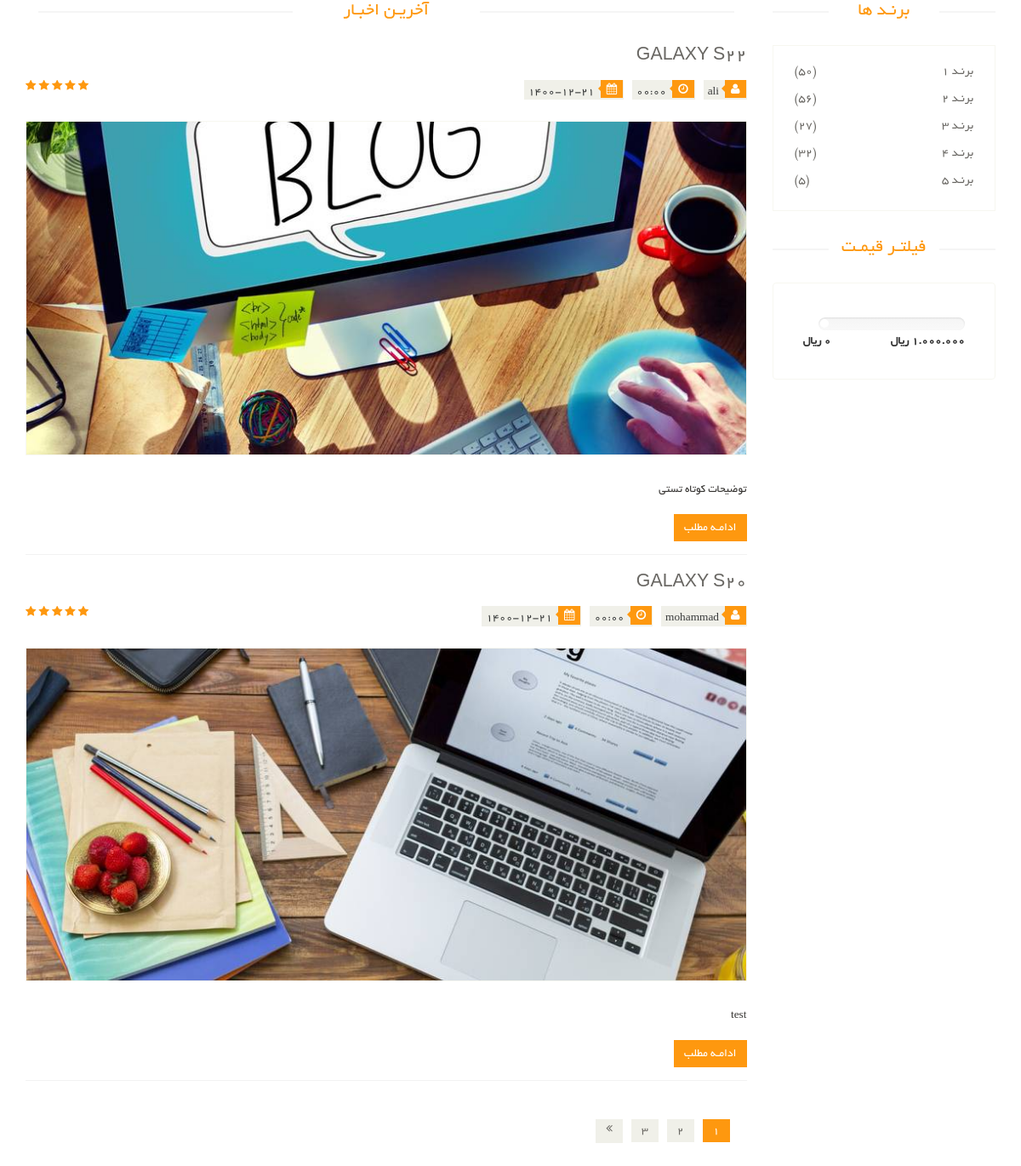
The app's page /articles/ with its own data.
### article_module/models.py (models this page shows, shortened)
class articlemodel(models.Model):
    title = models.CharField(max_length=300)
    slug = models.SlugField(db_index=True,allow_unicode=True)
    image = models.ImageField(upload_to='images/article')
    short_description = models.TextField()
    text  = models.TextField()
    is_active = models.BooleanField(default=True)
    selected_category = models.ManyToManyField(articlecategorymodel)
    author = models.ForeignKey(User, on_delete=models.CASCADE,null=True,editable=False)
    create_date = models.DateTimeField(auto_now_add=True, editable=False)
    def get_jalali_create_time(self):
        return self.create_date.strftime("%H:%M")

### account_module/models.py (models this page shows)
class User(AbstractUser):
    avatar = models.ImageField(upload_to='images/profile', verbose_name='تصویر آواتار', null=True, blank=True)
    about = models.TextField(blank=True, null=True)
    email_active_code = models.CharField(max_length=100, blank=True, null=True, verbose_name='کد فعالسازی ایمیل')
    class Meta:
        verbose_name = 'کاربر'
        verbose_name_plural = 'کاربران'
    def __str__(self):
        if not self.get_full_name() == '':
            return self.get_full_name()
        return self.username

### article_module/views.py (the view)
# urls.py: path('',articleslist.as_view(),name='articles_list'),
class articleslist(ListView):
    model = articlemodel
    paginate_by = 2
    template_name = 'article_module/articles_list.html'
    def get_queryset(self):
        query = super(articleslist, self).get_queryset()
        query = query.filter(is_active=True)
        category_name = self.kwargs.get('category')
        if category_name is not None:
            query = query.filter(selected_category__url_title__iexact=category_name)
        return  query

### jalali_date/__init__.py (called while the page is built)
def date2jalali(g_date):
    return jdatetime.date.fromgregorian(date=g_date) if g_date else None

### jdatetime/__init__.py (called while the page is built, shortened)
def get_locale():
    return _thread_local_locales.get(get_ident())

    @property
    def year(self):
        return self.__year

    @property
    def month(self):
        return self.__month

    @property
    def day(self):
        return self.__day

    def _check_arg(self, value):
        if isinstance(value, int):
            return True
        return False

    def _is_fa_locale(self):
        if self.__locale and self.__locale == FA_LOCALE:
            return True
        if FA_LOCALE in _locale.getlocale():
            return True
        if None not in _locale.getlocale():
            return False
        if FA_LOCALE in _locale.getdefaultlocale():
            return True
        return False

    @staticmethod
    def fromgregorian(**kw):
        locale = kw.get('locale')
        if 'date' in kw:
            d = kw['date']
            try:
                (y, m, d) = GregorianToJalali(d.year, d.month, d.day).getJalaliList()
                return date(y, m, d, locale=locale)
            except AttributeError:
                raise ValueError(
                    'When calling fromgregorian(date=) the parameter should be a date like object.'
                )

    def __str__(self):
        return self.strftime("%Y-%m-%d")

    def _strftime_get_attr_value(self, format, symbol, attr, fmt, fb=None):
        try:
            return format.replace(symbol, fmt % getattr(self, attr))
        except Exception:
            return format.replace(symbol, fb)

    def strftime(self, format):
        try:
            format = format.decode('utf-8')
        except Exception:
            pass
        symbols = {
            "%c": "%a %b %d %H:%M:%S %Y",
            "%x": "%m/%d/%y",
            "%X": "%H:%M:%S",
        }
        for s, r in symbols.items():
            format = format.replace(s, r)
        for symbol in re.findall(r"\%-?[a-zA-z-]", format):
            if symbol in STRFTIME_MAPPING:
                replace_method_name, kwargs = STRFTIME_MAPPING[symbol]
                kwargs.update({"format": format, "symbol": symbol})
                format = getattr(self, replace_method_name)(**kwargs)
        return format

### jdatetime/jalali.py (called while the page is built)
    def getJalaliList(self):
        return (self.jyear, self.jmonth, self.jday)

### polls/templatetags/poll_extras.py (called while the page is built)
@register.filter(name='show_jalali_date')
def show_jalali_date(value):
    return date2jalali(value)

### sorl/thumbnail/helpers.py (called while the page is built)
def serialize(obj):
    return json.dumps(obj, cls=SortedJSONEncoder)

### article_module/templates/article_module/articles_list.html (shortened to what this page needs)
{% extends 'shared/_layout.html' %}
{% load thumbnail %}
{% load poll_extras %}
{% load render_partial %}
{% block content %}
<section>
		<div class="container">
			<div class="row">
				<div class="col-sm-9">
					<div class="blog-post-area">
						<h2 class="title text-center">آخریـن اخبـار</h2>
						{% for object in object_list %}
                            <div class="single-blog-post">
							<h3>{{ object.title }}</h3>
							<div class="post-meta">
								<ul>
									<li><i class="fa fa-user"></i>{{ object.author }}</li>
									<li><i class="fa fa-clock-o"></i>{{ object.get_jalali_create_time }}</li>
									<li><i class="fa fa-calendar"></i>{{ object.create_date | show_jalali_date }}</li>
								</ul>
								<span>
										<i class="fa fa-star"></i>
										<i class="fa fa-star"></i>
										<i class="fa fa-star"></i>
										<i class="fa fa-star"></i>
										<i class="fa fa-star-half-o"></i>
								</span>
							</div>
							<a href="{% url 'articles_detail' pk=object.id %}">
                                {% thumbnail object.image "862x398" quality=70 crop='center' as im %}
                                    <img src="{{ im.url }}">
                                {% endthumbnail %}
							</a>
                            <p>{{ object.short_description }}</p>
							<a class="btn btn-primary" href="{% url 'articles_detail' pk=object.id %}">ادامـه مطلب</a>
						</div>
						{% endfor %}
						<div class="pagination-area">
							<ul class="pagination">
                                {% for page in paginator.page_range %}
                                <li><a href="?page={{ page }}"  class="{% if page_obj.number == page%}active{% endif %}">{{ page }}</a></li>
                                {% endfor %}
                                {% if page_obj.has_next %}
                                    <li><a href=""><i class="fa fa-angle-double-right"></i></a></li>
                                {% endif %}
							</ul>
						</div>
					</div>
				</div>
				<div class="col-sm-3">
					<div class="left-sidebar">
						<div class="brands_products">
							<h2>برنـد ها</h2>
							<div class="brands-name">
								<ul class="nav nav-pills nav-stacked">
									<li><a href=""> <span class="pull-left">(50)</span>برنـد 1</a></li>
									<li><a href=""> <span class="pull-left">(56)</span>برنـد 2</a></li>
									<li><a href=""> <span class="pull-left">(27)</span>برنـد 3</a></li>
									<li><a href=""> <span class="pull-left">(32)</span>برنـد 4</a></li>
									<li><a href=""> <span class="pull-left">(5)</span>برنـد 5</a></li>
								</ul>
							</div>
						</div>
						<div class="price-range">
							<h2>فیلتـر قیمـت</h2>
							<div class="well">
								 <div class="slider slider-horizontal" style="width: 139px;"></div><br>
								 <b>1.000.000 ريال</b> <b class="pull-left">0 ريال</b>
							</div>
						</div>
					</div>
				</div>
			</div>
		</div>
	</section>
{% endblock %}

### static/css/price-range.css (style rules this page uses)
.slider { display: inline-block; vertical-align: middle; position: relative; }
.slider.slider-horizontal { width: 210px; height: 20px; }

### static/css/main.css (style rules this page uses)
body { font-family: 'BYekan'; font-size: 10pt; position: relative; font-weight: normal; direction: rtl; }
ul li { list-style: none; }
a { -webkit-transition: 300ms; -moz-transition: 300ms; -o-transition: 300ms; transition: 300ms; }
h1, h2, h3, h4, h5, h6 { font-family: 'BYekan', sans-serif; }
.left-sidebar h2, .brands_products h2 { color: #FE980F; font-family: 'BYekan', sans-serif; font-size: 16pt; font-weight: 400; margin: 0 0 30px auto; text-align: center; text-transform: uppercase; position: relative; z-index: 3; }
.left-sidebar h2:after, h2.title:after { content: " "; position: absolute; border: 1px solid #f5f5f5; bottom: 8px; right: 0; width: 100%; height: 0; z-index: -2; }
.left-sidebar h2:before { content: " "; position: absolute; background: #fff; bottom: -6px; width: 130px; height: 30px; z-index: -1; right: 50%; margin-right: -65px; }
h2.title:before { content: " "; position: absolute; background: #fff; bottom: -6px; width: 220px; height: 30px; z-index: -1; right: 50%; margin-right: -110px; }
.brands-name { border: 1px solid #F7F7F0; padding-bottom: 20px; padding-top: 15px; }
.brands-name .nav-stacked li a { background-color: #FFFFFF; color: #696763; font-family: 'BYekan', sans-serif; font-size: 14px; padding: 5px 25px; text-decoration: none; text-transform: uppercase; }
.price-range { margin-top: 30px; }
.well { background-color: #FFFFFF; border: 1px solid #F7F7F0; border-radius: 4px; box-shadow: none; margin-bottom: 20px; min-height: 20px; padding: 35px; }
h2.title { color: #FE980F; font-family: 'BYekan', sans-serif; font-size: 16pt; font-weight: 400; margin: 0 15px; text-transform: uppercase; margin-bottom: 30px; position: relative; }
.pagination { display: inline-block; margin-bottom: 25px; margin-top: 0; padding-right: 15px; }
.pagination li:first-child a, .pagination li:first-child span { border-bottom-left-radius: 0; border-top-left-radius: 0; margin-left: 0; }
.pagination li:last-child a, .pagination li:last-child span { border-bottom-right-radius: 0; border-top-right-radius: 0; }
.pagination li a, .pagination li span { background-color: #f0f0e9; border: 0; float: left; line-height: 1.42857; margin-left: -1px; padding: 6px 12px; position: relative; text-decoration: none; margin-right: 5px; color: #000; }
.single-blog-post { border-bottom: 1px solid #f2f2f2; padding-bottom: 15px; }
.blog-post-area .single-blog-post h3 { color: #696763; font-size: 16pt; font-family: 'BYekan', sans-serif; text-transform: uppercase; font-weight: 500; margin-bottom: 17px; }
.blog-post-area .single-blog-post a img { border: 1px solid #F7F7F0; width: 100%; margin-bottom: 30px }
.blog-post-area .single-blog-post p { color: #363432; text-align: justify; }
.blog-post-area .post-meta { display: block; margin-bottom: 25px; overflow: hidden; }
.blog-post-area .post-meta ul { padding: 0; display: inline; }
.blog-post-area .post-meta ul li { background: #F0F0E9; float: right; margin-left: 10px; padding: 0 5px; font-size: 10pt; color: #393b3b; position: relative; }
.blog-post-area .post-meta ul li i { background: #FE980F; color: #FFFFFF; margin-right: -4px; margin-left: 7px; padding: 4px 7px; }
.sinlge-post-meta li i:after, .blog-post-area .post-meta ul li i:after { content: ""; position: absolute; width: auto; height: auto; border-color: transparent #FE980F transparent transparent; border-width: 4px; border-style: solid; top: 6px; right: 26px; }
.post-meta span { float: left; }
.post-meta span i { color: #FE980F; }
.blog-post-area .single-blog-post .btn-primary { background: #FE980F; border: medium none; border-radius: 0; color: #FFFFFF; margin-top: 10px; }
.pagination-area { margin-bottom: 45px; margin-top: 45px }
.pagination-area .pagination li a { background: #F0F0E9; border: 0 none; border-radius: 0; color: #696763; margin-left: 5px; padding: 4px 12px; }
.pagination-area .pagination li a:hover, .pagination-area .pagination li .active { background: #FE980F; color: #fff }
.btn.btn-primary { background: #FE980F; border: 0 none; border-radius: 0; margin-top: 16px; }

### records on screen
articlemodel: title "GALAXY S22", author "ali", get_jalali_create_time "00:00", create_date|show_jalali_date "1400-12-21", shows a picture, short_description "توضیحات کوتاه تستی"
articlemodel: title "GALAXY S20", author "mohammad", get_jalali_create_time "00:00", create_date|show_jalali_date "1400-12-21", shows a picture, short_description "test"

### other values on screen
{{ page }} "1" "2" "3"
